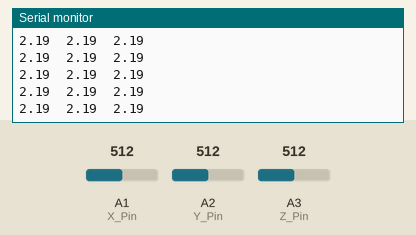
Recording of a sketch running on a simulated Arduino Uno, built with avr-gcc and run on an emulated ATmega328P. On the bench: the last lines printed to the serial monitor. The inputs (shaded band) are chosen by the test bench; at power-on: A1 (X_Pin) = 512, A2 (Y_Pin) = 512, A3 (Z_Pin) = 512.

Above: at 3.2 s.
3.3 s: A1 (X_Pin) set to 716
At 3.33 s:
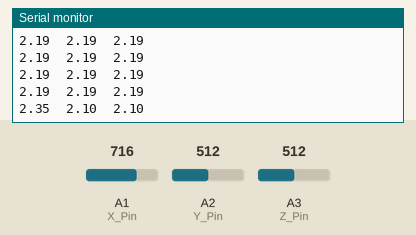
4.8 s: A2 (Y_Pin) set to 716
At 4.83 s:
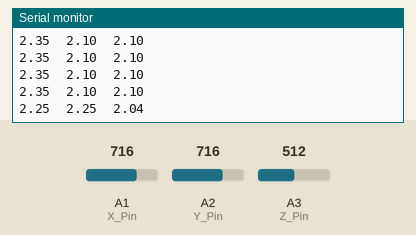
6.3 s: A3 (Z_Pin) set to 306
At 6.34 s:
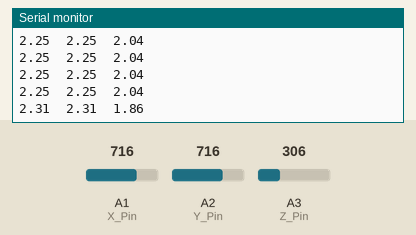
7.8 s: A1 (X_Pin) set to 900
At 7.84 s:
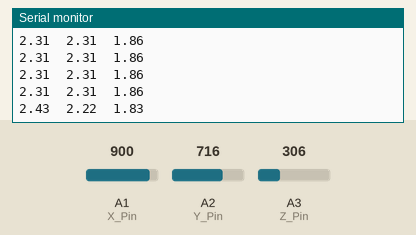
9.3 s: A2 (Y_Pin) set to 900
At 9.3 s:
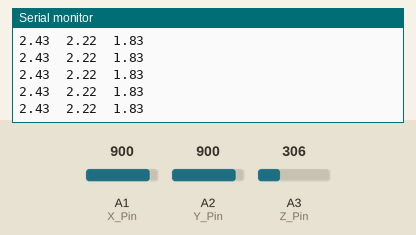
12.3 s: A3 (Z_Pin) set to 122
At 12.31 s:
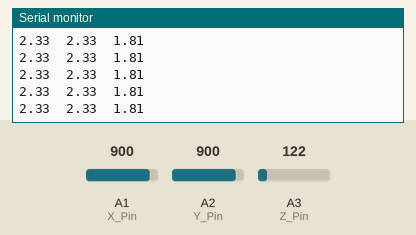
Timing chart, 0 to 14.8 s (numbered marks = the images above; inputs shaded):
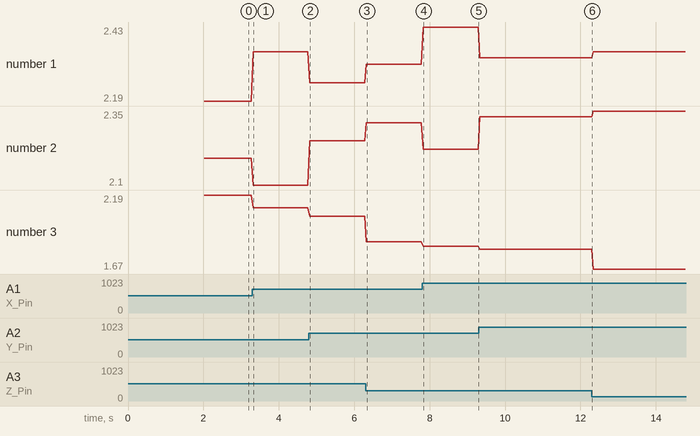

The sketch:

Tilt_Sensing_Accelerometer.ino
```cpp
/* Tilt_Sensing_w_MMA7361_Analog_Accelerometer
 Paul Badger 1-20-2013
 This is a (premliminary library sketch) developed for the Modern Device
 3-axis Accelerometer. The accelerometer is an analog-output accelerometer
 based on the MMA7361 chip but the ideas/code should be easily modified
 for any accelerometer.

 Procedure: Uncomment the "calibrate_accelerometer();" line in setup.
 Follow the on-screen instructions. Move as gently as possible to avoid
 intoducing accelerations that will result in false readings.

 After calibrating - just comment out the calibration line. You should be
 good to go then, unless you replace the accelerometer. You can re-cabibrate
 at any time. You could also calibrate a couple of times and compare to
 confirm your calibration procedure.
 */

// sketch to read x, y, & z values of accelerometer

#include <math.h>   // (no semicolon!)
#include <EEPROM.h>

int xMid, yMid, zMid, xRng, yRng, zRng;
int xr = 0, yr = 0, zr = 0;    // x raw etc
float x = 0;
float y = 0;
float z = 0;
float tiltx, tilty, tiltz;


const int X_Pin = 1;  // arduino pin for x
const int Y_Pin = 2;  // arduino pin for y
const int Z_Pin = 3;  // arduino pin for z

// x 493 to 161  midpoint (hi+low)/2 = 327  mid - low =  166
// y 518 to 184  midpoint (hi+low)/2 = 351  mid - low =  167
// z 473 to  147 midpoint (hi+low)/2 = 310  mid - low =  163
// X 159 ,501	Y  182 ,521	Z 142 ,485

void setup()
{
    Serial.begin(9600);    // open serial port to laptop to print values

    //calibrate_accelerometer();  // uncomment to calibrate, comment to run

    // read calibration values from EEprom - won't work until calibrated
    xMid = EEPROM.read(1000) << 8;
    xMid = xMid | EEPROM.read(1001);
    xRng = EEPROM.read(1002) << 8;
    xRng = xRng | EEPROM.read(1003);
    yMid = EEPROM.read(1004) << 8;
    yMid = yMid | EEPROM.read(1005);
    yRng = EEPROM.read(1006) << 8;
    yRng = yRng | EEPROM.read(1007);
    zMid = EEPROM.read(1008) << 8;
    zMid = zMid | EEPROM.read(1009);
    zRng = EEPROM.read(1010) << 8;
    zRng = zRng | EEPROM.read(1011);

    // print calibration values. x, y, z pairs
    // they should look like ~300 ~160  ~300 ~160   ~300 ~160

    Serial.println("Calibratrion constants: xMid, xRng, yMid, yRng, zMid, zRng");
    Serial.print(xMid);
    Serial.print("\t");
    Serial.print(xRng);
    Serial.print("\t\t");
    Serial.print(yMid);
    Serial.print("\t");
    Serial.print(yRng);
    Serial.print("\t\t");
    Serial.print(zMid);
    Serial.print("\t");
    Serial.println(zRng);
    delay(2000);

}

void loop()
{
    readdAccelerometer();
    Serial.print(tiltx); // use "tiltx", "tilty" etc in your program
    Serial.print("\t");  // "\t" is tab character
    Serial.print(tilty);
    Serial.print("\t");
    Serial.println(tiltz);

    delay(50);           // delay for serial monitor only
}

void  readdAccelerometer(){
    xr = analogRead(X_Pin);      // read analog pin for x raw
    //     Serial.print(xr );
    //     Serial.print("  ");
    yr = analogRead(Y_Pin);      // read analog pin for y raw
    //     Serial.print(yr );
    //     Serial.print(" ");
    zr = analogRead(Z_Pin);      // read analog pin for z raw
    //     Serial.println(zr );

    x = (xr - xMid) / (float)xRng;
    //    Serial.print("   ");
    y = (yr - yMid) / (float)yRng;
    //    Serial.print("         ");
    z = (zr - zMid) / (float)zRng;

    tiltx = atan2( sqrt((y*y) + (z*z)), x);
    tilty = atan2( sqrt((x*x) + (z*z)), y);
    tiltz = atan2( sqrt((y*y) + (x*x)), z);
}

void calibrate_accelerometer(){
    int maxX = 0, maxY = 0, maxZ = 0, minX = 32000, minY = 32000, minZ = 32000;

    long lastFound;
    Serial.println("Calibrating Your Accelerometer");
    Serial.println("Gently move the accelerometer to the extreme positions of the");
    Serial.println("x, y & z axis. You will need to flip the sensor over ");
    Serial.println("for the z axis extreme.");
    Serial.println();
    Serial.println("Gently tilt the sensor around at the axes extremes.");
    Serial.println("Look for minimum values around 160 and maxiumum values around 500,");
    Serial.println("for each axis.");
    Serial.println(" ");
    Serial.println("The calibration routine will end when a new min value or max value");
    Serial.println("hasn't been found in 30 seconds, so just gently hold the board motionless");
    Serial.println("when you feel that min. values and max. values have been found");
    Serial.println("for each axis.");
    Serial.println(" ");
    Serial.println("Calibration routine will start in 10 seconds.");
    Serial.println(" ");
    Serial.println("Move as gently as possible please.");
    delay(10000);
    Serial.println("Starting calibration");
    lastFound = millis();
    while(millis() - lastFound < 20000){
        xr = analogRead(X_Pin);            // Read analog Pins and update max and min
        if (xr > maxX){
            maxX = xr;
            lastFound = millis();
        }
        if (xr < minX){
            minX = xr;
            lastFound = millis();
        }

        yr = analogRead(Y_Pin);
        if (yr > maxY){
            maxY = yr;
            lastFound = millis();
        }
        if (yr < minY){
            minY = yr;
            lastFound = millis();
        }

        zr = analogRead(Z_Pin);
        if (zr > maxZ){
            maxZ = zr;
            lastFound = millis();
        }
        if (zr < minZ){
            minZ = zr;
            lastFound = millis();
        }

        Serial.print("X ");
        Serial.print(minX);
        Serial.print(" ,");
        Serial.print(maxX);
        Serial.print("\t");
        Serial.print("Y ");
        Serial.print(minY);
        Serial.print(" ,");
        Serial.print(maxY);
        Serial.print("\t");
        Serial.print("Z ");
        Serial.print(minZ);
        Serial.print(" ,");
        Serial.println(maxZ);
        delay(100);
    }
    Serial.println("Storing Calibration in EEPROM");

    int xMid = (minX + maxX) / 2;   // calculate midpoints and range
    int xRng = xMid - minX;         // from axis extremes

    int yMid = (minY + maxY) / 2;
    int yRng = yMid - minY;

    int zMid = (minZ + maxZ) / 2;
    int zRng = zMid - minZ;

    EEPROM.write(1000, highByte(xMid));
    EEPROM.write(1001, lowByte(xMid));
    EEPROM.write(1002, highByte(xRng));
    EEPROM.write(1003, lowByte(xRng));
    EEPROM.write(1004, highByte(yMid));
    EEPROM.write(1005, lowByte(yMid));
    EEPROM.write(1006, highByte(yRng));
    EEPROM.write(1007, lowByte(yRng));
    EEPROM.write(1008, highByte(zMid));
    EEPROM.write(1009, lowByte(zMid));
    EEPROM.write(1010, highByte(zRng));
    EEPROM.write(1011, lowByte(zRng));

    Serial.println("End Calibration.");
    delay(2000);
}
```

Measured:
- after the input at 3.3 s, the serial monitor: prints a new line at once (image 1)
- after the input at 4.8 s, the serial monitor: prints a new line at once (image 2)
- after the input at 6.3 s, the serial monitor: prints a new line at once (image 3)
- after the input at 7.8 s, the serial monitor: prints a new line at once (image 4)
- plotted number 1: 2.19 → 2.35 after the input at 3.3 s, 2.35 → 2.25 after the input at 4.8 s, 2.25 → 2.31 after the input at 6.3 s, 2.31 → 2.43 after the input at 7.8 s, 2.43 → 2.33 after the input at 9.3 s
- plotted number 2: 2.19 → 2.1 after the input at 3.3 s, 2.1 → 2.25 after the input at 4.8 s, 2.25 → 2.31 after the input at 6.3 s, 2.31 → 2.22 after the input at 7.8 s, 2.22 → 2.33 after the input at 9.3 s
- plotted number 3: 2.19 → 2.1 after the input at 3.3 s, 2.1 → 2.04 after the input at 4.8 s, 2.04 → 1.86 after the input at 6.3 s, 1.86 → 1.83 after the input at 7.8 s, 1.83 → 1.81 after the input at 9.3 s
